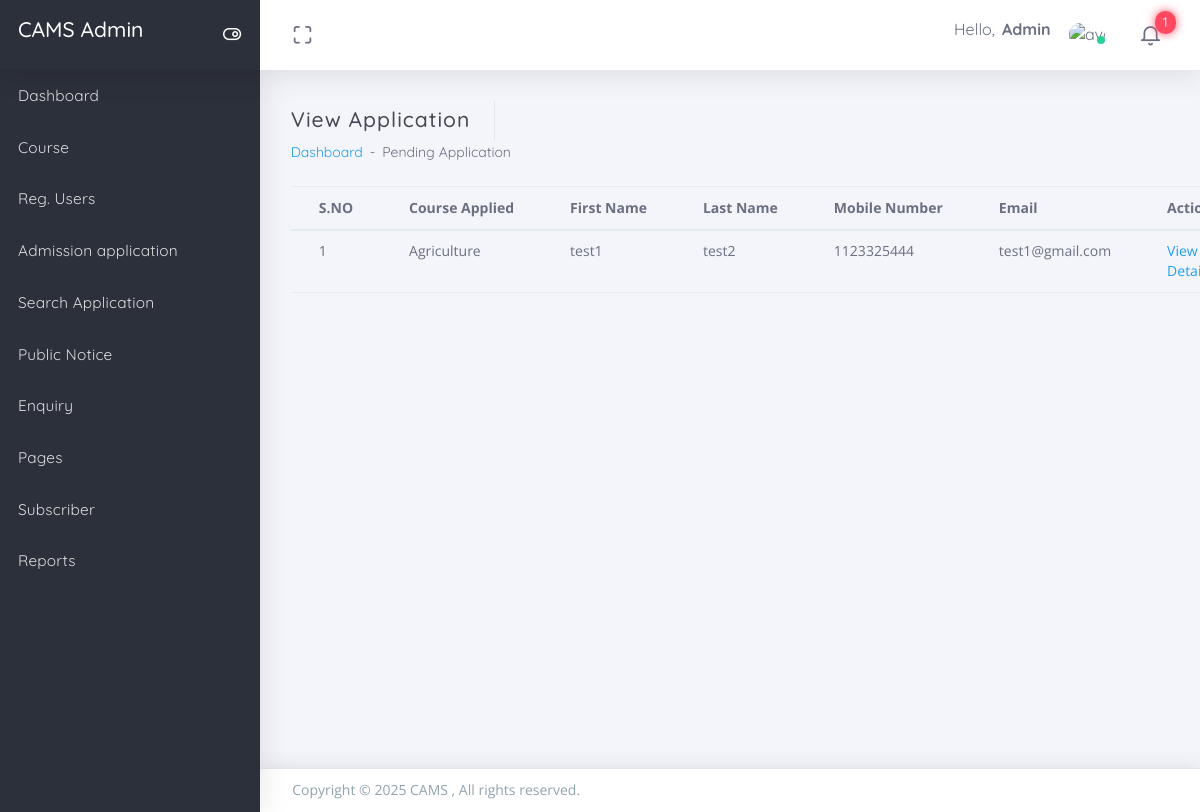
The app's page /uams/admin/pending-application.php (signed in) with its own data.
### tables this page shows
CREATE TABLE `tbladmapplications` (
  `ID` int(11) NOT NULL,
  `UserId` char(10) NOT NULL,
  `CourseApplied` varchar(120) DEFAULT NULL,
  `FatherName` varchar(120) DEFAULT NULL,
  `MotherName` varchar(120) DEFAULT NULL,
  `DOB` date DEFAULT NULL,
  `Nationality` varchar(120) DEFAULT NULL,
  `Gender` varchar(200) DEFAULT NULL,
  `Category` varchar(200) DEFAULT NULL,
  `CorrespondenceAdd` varchar(350) NOT NULL,
  `PermanentAdd` varchar(350) NOT NULL,
  `SecondaryBoard` varchar(120) DEFAULT NULL,
  `SecondaryBoardyop` varchar(120) DEFAULT NULL,
  `SecondaryBoardper` varchar(120) DEFAULT NULL,
  `SecondaryBoardstream` varchar(120) DEFAULT NULL,
  `SSecondaryBoard` varchar(120) DEFAULT NULL,
  `SSecondaryBoardyop` varchar(120) DEFAULT NULL,
  `SSecondaryBoardper` varchar(120) DEFAULT NULL,
  `SSecondaryBoardstream` varchar(120) DEFAULT NULL,
  `GraUni` varchar(120) DEFAULT NULL,
  `GraUniyop` varchar(120) DEFAULT NULL,
  `GraUnidper` varchar(120) DEFAULT NULL,
  `GraUnistream` varchar(120) DEFAULT NULL,
  `PGUni` varchar(120) DEFAULT NULL,
  `PGUniyop` varchar(120) DEFAULT NULL,
  `PGUniper` varchar(120) DEFAULT NULL,
  `PGUnistream` varchar(120) DEFAULT NULL,
  `TransferCertificate` varchar(120) DEFAULT NULL,
  `TenMarksheeet` varchar(120) DEFAULT NULL,
  `TwelveMarksheet` varchar(120) DEFAULT NULL,
  `GraduationCertificate` varchar(120) DEFAULT NULL,
  `PostgraduationCertificate` varchar(120) DEFAULT NULL,
  `Declaration` varchar(120) DEFAULT NULL,
  `Signature` varchar(120) DEFAULT NULL,
  `CourseApplieddate` timestamp NOT NULL DEFAULT current_timestamp(),
  `AdminRemark` varchar(255) DEFAULT NULL,
  `FeeAmount` decimal(10,0) DEFAULT NULL,
  `AdminStatus` varchar(20) DEFAULT NULL,
  `AdminRemarkDate` timestamp NULL DEFAULT NULL ON UPDATE current_timestamp(),
  `UserPic` varchar(200) DEFAULT NULL
);

CREATE TABLE `tbluser` (
  `ID` int(11) NOT NULL,
  `FirstName` varchar(45) DEFAULT NULL,
  `LastName` varchar(45) DEFAULT NULL,
  `MobileNumber` bigint(10) DEFAULT NULL,
  `Email` varchar(120) DEFAULT NULL,
  `Password` varchar(60) DEFAULT NULL,
  `PostingDate` timestamp NULL DEFAULT current_timestamp()
);

### uams/admin/pending-application.php (the view, shortened to what this page needs)
<?php
include('includes/dbconnection.php');
if (strlen($_SESSION['aid']==0)) {
  header('location:logout.php');
  } else{
?>
<!DOCTYPE html>
<html class="loading" lang="en" data-textdirection="ltr">
<head>
  <link href="https://maxcdn.icons8.com/fonts/line-awesome/1.1/css/line-awesome.min.css"
  rel="stylesheet">
</head>
<body class="vertical-layout vertical-menu-modern 2-columns   menu-expanded fixed-navbar"
data-open="click" data-menu="vertical-menu-modern" data-col="2-columns">
<?php include('includes/header.php');?>
<?php include('includes/leftbar.php');?>
  <div class="app-content content">
    <div class="content-wrapper">
      <div class="content-header row">
        <div class="content-header-left col-md-6 col-12 mb-2 breadcrumb-new">
          <h3 class="content-header-title mb-0 d-inline-block">
           View Application
          </h3>
          <div class="row breadcrumbs-top d-inline-block">
            <div class="breadcrumb-wrapper col-12">
              <ol class="breadcrumb">
                <li class="breadcrumb-item"><a href="dashboard.php">Dashboard</a>
                </li>
                <li class="breadcrumb-item active">Pending Application
                </li>
              </ol>
            </div>
          </div>
        </div>
      </div>
      <div class="content-body">
<table class="table mb-0">
 <thead>
                <tr>
                  <th>S.NO</th>
                  <th>Course Applied</th>
                  <th>First Name</th>
                  <th>Last Name</th>
                   <th>Mobile Number</th>
                   <th>Email</th>
                   <th>Action</th>
                </tr>
              </thead>
  <?php
$ret=mysqli_query($con,"select tbladmapplications.CourseApplied,tbladmapplications.ID as apid, tbluser.FirstName,tbluser.LastName,tbluser.MobileNumber,tbluser.Email from  tbladmapplications inner join tbluser on tbluser.ID=tbladmapplications.UserId where tbladmapplications.AdminStatus is null");
$cnt=1;
while ($row=mysqli_fetch_array($ret)) {
?>
                <tr>
                  <td><?php echo $cnt;?></td>
                       <td><?php  echo $row['CourseApplied'];?></td>
                  <td><?php  echo $row['FirstName'];?></td>
                  <td><?php  echo $row['LastName'];?></td>
                   <td><?php  echo $row['MobileNumber'];?></td>
                    <td><?php  echo $row['Email'];?></td>
                  <td><a href="view-appform.php?aticid=<?php echo $row['apid'];?>" target="_blank">View Details</a></td>
                </tr>
                <?php
$cnt=$cnt+1;
}?>
</table>
</div>
      </div>
      </div>
<?php include('includes/footer.php');?>
</body>
</html>
<?php  } ?>

### uams/admin/includes/header.php (shortened to what this page needs)
  <link rel="stylesheet" type="text/css" href="../app-assets/css/vendors.css">
  <link rel="stylesheet" type="text/css" href="../app-assets/css/app.css">
  <link rel="stylesheet" type="text/css" href="../app-assets/css/core/menu/menu-types/vertical-menu-modern.css">
  <link rel="stylesheet" type="text/css" href="../app-assets/css/core/colors/palette-gradient.css">
  <link rel="stylesheet" type="text/css" href="../app-assets/css/plugins/forms/extended/form-extended.css">
<nav class="header-navbar navbar-expand-md navbar navbar-with-menu navbar-without-dd-arrow fixed-top navbar-semi-dark navbar-shadow">
    <div class="navbar-wrapper">
      <div class="navbar-header">
        <ul class="nav navbar-nav flex-row">
          <li class="nav-item mr-auto">
            <a class="navbar-brand" href="dashboard.php">
              <h3 class="brand-text">CAMS Admin</h3>
            </a>
          </li>
          <li class="nav-item d-none d-md-block float-right"><a class="nav-link modern-nav-toggle pr-0" data-toggle="collapse"><i class="toggle-icon ft-toggle-right font-medium-3 white" data-ticon="ft-toggle-right"></i></a></li>
        </ul>
      </div>
      <div class="navbar-container content">
        <div class="collapse navbar-collapse" id="navbar-mobile">
          <ul class="nav navbar-nav mr-auto float-left">
            <li class="nav-item d-none d-md-block"><a class="nav-link nav-link-expand" href="#"><i class="ficon ft-maximize"></i></a></li>
          </ul>
          <ul class="nav navbar-nav float-right">
            <li class="dropdown dropdown-user nav-item">
              <a class="dropdown-toggle nav-link dropdown-user-link" href="#" data-toggle="dropdown">
                <span class="mr-1">Hello,
                  <?php
$admid=$_SESSION['aid'];
$ret=mysqli_query($con,"select AdminName from tbladmin where ID='$admid'");
$row=mysqli_fetch_array($ret);
$name=$row['AdminName'];
?>
                  <span class="user-name text-bold-700" ><?php echo $name; ?></span>
                </span>
                <span class="avatar avatar-online">
                  <img src="app-assets/images/user.png" alt="avatar"><i></i></span>
              </a>
            </li>
<?php $qury=mysqli_query($con,"SELECT  tbladmapplications.ID as appid,tbluser.FirstName,tbladmapplications.CourseApplieddate from tbladmapplications join tbluser on tbluser.ID=tbladmapplications.UserId where tbladmapplications.AdminStatus is null");
$num=mysqli_num_rows($qury);
?>
 <li class="dropdown dropdown-notification nav-item">
              <a class="nav-link nav-link-label" href="#" data-toggle="dropdown"><i class="ficon ft-bell"></i>
                <span class="badge badge-pill badge-default badge-danger badge-default badge-up badge-glow">
                  <?php echo $num;?></span>
              </a>
            </li>
          </ul>
        </div>
      </div>
    </div>
  </nav>

### uams/app-assets/css/core/menu/menu-types/vertical-menu-modern.css (style rules this page uses)
body.vertical-layout.vertical-menu-modern .navbar .navbar-brand { white-space: nowrap; }
body.vertical-layout.vertical-menu-modern.menu-expanded .navbar .navbar-header { float: left; width: 260px; }
body.vertical-layout.vertical-menu-modern.menu-expanded .navbar .navbar-container { margin-left: 260px; }
body.vertical-layout.vertical-menu-modern.menu-expanded .navbar .navbar-brand .brand-text { animation: 0.3s cubic-bezier(0.25, 0.8, 0.25, 1) 0s normal forwards 1 fadein; }
body.vertical-layout.vertical-menu-modern.menu-expanded .content, body.vertical-layout.vertical-menu-modern.menu-expanded .footer { margin-left: 260px; }

### records on screen
tbladmapplications: CourseApplied "Agriculture", UserId.FirstName "test1", UserId.LastName "test2", UserId.MobileNumber "1123325444", UserId.Email "test1@gmail.com"

### other values on screen
$name "Admin"
$num "1"
